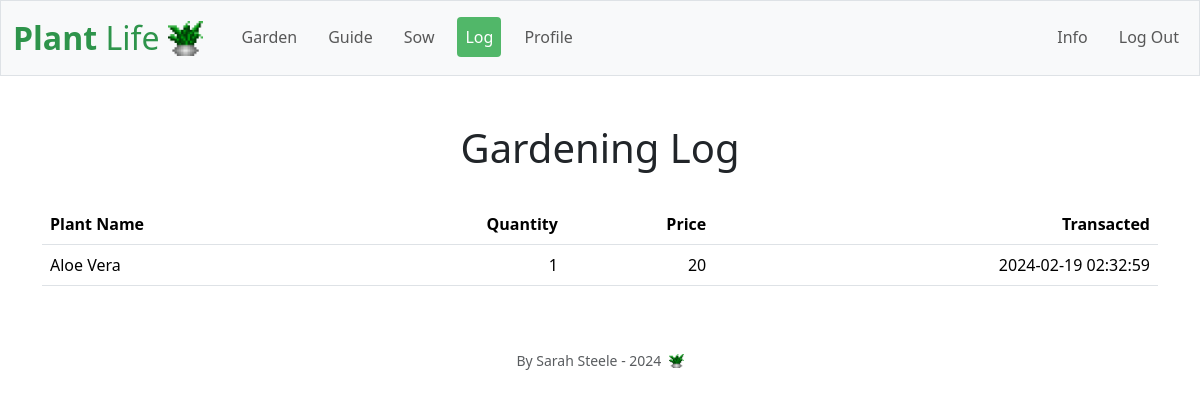
The page /log (signed in) on the database its author committed.
### tables this page shows
CREATE TABLE logs (
    id INTEGER PRIMARY KEY AUTOINCREMENT,
    user_id INTEGER,
    plant_name TEXT NOT NULL,
    quantity INTEGER,
    price NUMERIC NOT NULL,
    transacted_at TIMESTAMP DEFAULT CURRENT_TIMESTAMP,
    FOREIGN KEY (user_id) REFERENCES users (id),
    FOREIGN KEY (plant_name) REFERENCES plants (name)
);

### app.py (the view)
@app.route("/log")
@login_required
def log():
    user_id = session["user_id"]
    logs = db.execute("SELECT * FROM logs WHERE user_id = ?", user_id)
    return render_template("log.html", logs=logs)

### app.py (called while the page is built)
@app.after_request
def after_request(response):
    response.headers["Cache-Control"] = "no-cache, no-store, must-revalidate"
    response.headers["Expires"] = 0
    response.headers["Pragma"] = "no-cache"
    return response

### helpers.py (called while the page is built)
def login_required(f):
    @wraps(f)
    def decorated_function(*args, **kwargs):
        if session.get("user_id") is None:
            return redirect("/login")
        return f(*args, **kwargs)
    return decorated_function

### templates/log.html (shortened to what this page needs)
{% extends "layout.html" %}
{% block main %}
    <h1>Gardening Log</h1>
        <br>
    <table class ="table">
        <thead>
            <tr>
                <th class="text-start">Plant Name</th>
                <th class="text-end">Quantity</th>
                <th class="text-end">Price</th>
                <th class="text-end">Transacted</th>
            </tr>
        </thead>
        <tbody>
            {% for log in logs %}
                <tr>
                    <td class="text-start">{{log["plant_name"]}}</td>
                    <td class="text-end">{{log["quantity"]}}</td>
                    <td class="text-end">{{log["price"]}}</td>
                    <td class="text-end">{{log["transacted_at"]}}</td>
                </tr>
            {% endfor %}
        </tbody>
    </table>
{% endblock %}

### rows shown on the page
logs: plant_name "Aloe Vera", quantity "1", price "20", transacted_at "2024-02-19 02:32:59"
